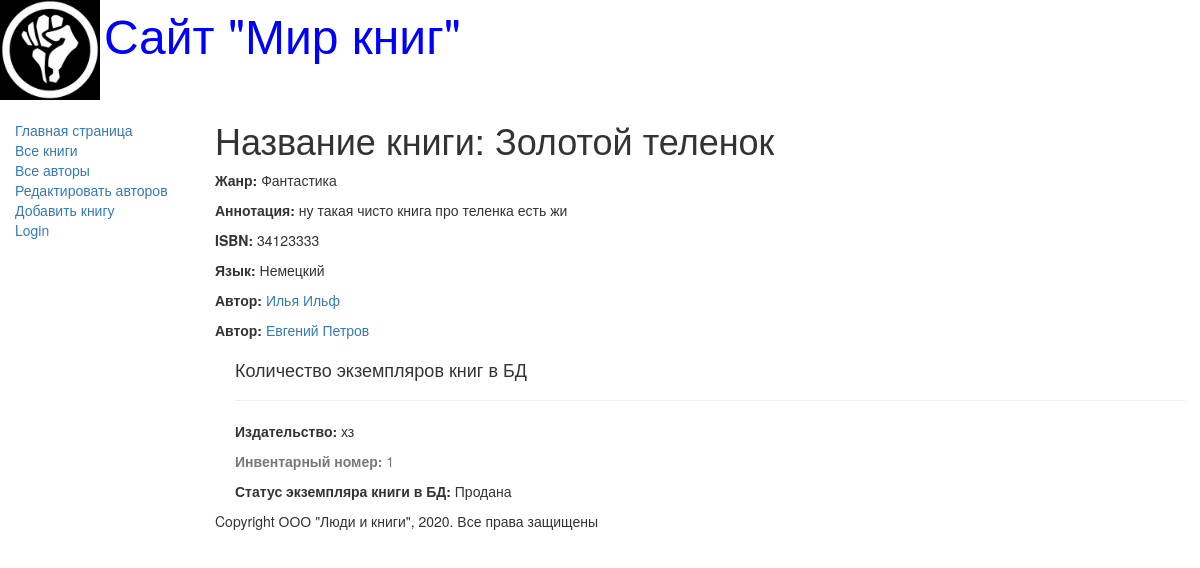
Screenshot of /book/1 with the database file from the repository.
### catalog/models.py (models this page shows, shortened)
class Book(models.Model):
    title = models.CharField(max_length=200,
                            help_text='Введите название книги',
                            verbose_name='Название книги')
    genre = models.ForeignKey('Genre', on_delete=models.CASCADE,
                            help_text='Выберите жанр для книги',
                            verbose_name='Жанр книги', null=True)
    language = models.ForeignKey('Language', on_delete=models.CASCADE,
                            help_text='Выберите язык книги',
                            verbose_name='Язык книги', null=True)
    author = models.ManyToManyField('Author',
                            help_text='Выберите автора книги',
                            verbose_name='Автор книги')
    summary = models.TextField(max_length=1000,
                            help_text='Введите краткое описание книги',
                            verbose_name='Аннотация книги')
    isbn = models.CharField(max_length=13,
                            help_text='Должно содержать 13 символов',
                            verbose_name='ISBN книги')
    def display_author(self):
        return ', '.join([author.last_name for author in self.author.all()])
    display_author.short_discription = 'Авторы'

class Genre(models.Model):
    name = models.CharField(max_length=200,
                            help_text='Введите жанр книги',
                            verbose_name='Жанр книги')
    def __str__(self) -> str:
        return self.name

class Language(models.Model):
    name = models.CharField(max_length=20,
                            help_text='Введите язык книги',
                            verbose_name='Язык книги')
    def __str__(self) -> str:
        return self.name

class Author(models.Model):
    first_name = models.CharField(max_length=100,
                            help_text='Введите имя автора',
                            verbose_name='Имя автора')
    last_name = models.CharField(max_length=100,
                            help_text='Введите фамилию автора',
                            verbose_name='Фамилия автора')
    date_of_birth = models.DateField(
                            help_text='Введите дату рождения',
                            verbose_name='Дата рождения',
                            null=True, blank=True)
    date_of_death = models.DateField(
                            help_text='Введите дату смерти',
                            verbose_name='Дата смерти',
                            null=True, blank=True)

class BookInstance(models.Model):
    book = models.ForeignKey('Book', on_delete=models.CASCADE, null=True)
    inv_nom = models.CharField(max_length=20, null=True,
                            help_text='Введите инвентарный номер экземпляра',
                            verbose_name='Инвентарный номер')
    imprint = models.CharField(max_length=200,
                            help_text='Введите издательство и год выпуска',
                            verbose_name='Издательство')
    status = models.ForeignKey('Status', on_delete=models.CASCADE,
                            null=True,
                            help_text='Изменить состояние экземпляра',
                            verbose_name='Статус экземпляра книги')
    due_back = models.DateField(null=True, blank=True,
                            help_text='Введите конец срока статуса',
                            verbose_name='Дата окончания статуса')
    borrower = models.ForeignKey(User, on_delete=models.SET_NULL,
                            null=True, blank=True,
                            verbose_name='Заказчик',
                            help_text='Выберите заказчика книги')

class Status(models.Model):
    name = models.CharField(max_length=20,
                            help_text='Введите статус экземпляра книги',
                            verbose_name='Статус экземпляра книги')
    def __str__(self) -> str:
        return self.name

### catalog/views.py (the view)
# urls.py: re_path(r'^book/(?P<pk>\d+)$', views.BookDetailView.as_view(), name='book-detail'),
class BookDetailView(generic.DetailView):
    model = Book

### catalog/templates/catalog/book_detail.html (shortened to what this page needs)
{% extends 'base_generic.html' %}
{% block content %}
    <h1>Название книги: {{ book.title }}</h1>
    <p><strong>Жанр: </strong>{{ book.genre }}</p>
    <p><strong>Аннотация: </strong>{{ book.summary }}</p>
    <p><strong>ISBN: </strong>{{ book.isbn }}</p>
    <p><strong>Язык: </strong>{{ book.language }}</p>
        {% for author in book.author.all %}
            <p><strong>Автор: </strong><a href="">{{ author.first_name }} {{ author.last_name }}</a></p>
        {% endfor %}
<div style="margin-left: 20px; margin-top: 20px">
    <h4>Количество экземпляров книг в БД</h4>
    {% for copy in book.bookinstance_set.all %}
        <hr>
        <p><strong>Издательство: </strong>{{ copy.imprint }}</p>
        <p class="text-muted"><strong>Инвентарный номер: </strong>{{ copy.id }}</p>
        <p><strong>Статус экземпляра книги в БД: </strong>{{ copy.status }}</p>
    {% endfor %}
</div>
{% endblock %}

### rows the page displays
Book: title "Золотой теленок", genre "Фантастика", summary "ну такая чисто книга про теленка есть жи", isbn "34123333", language "Немецкий"
Author: first_name "Илья", last_name "Ильф"
Author: first_name "Евгений", last_name "Петров"
BookInstance: imprint "хз", id "1", status "Продана"
